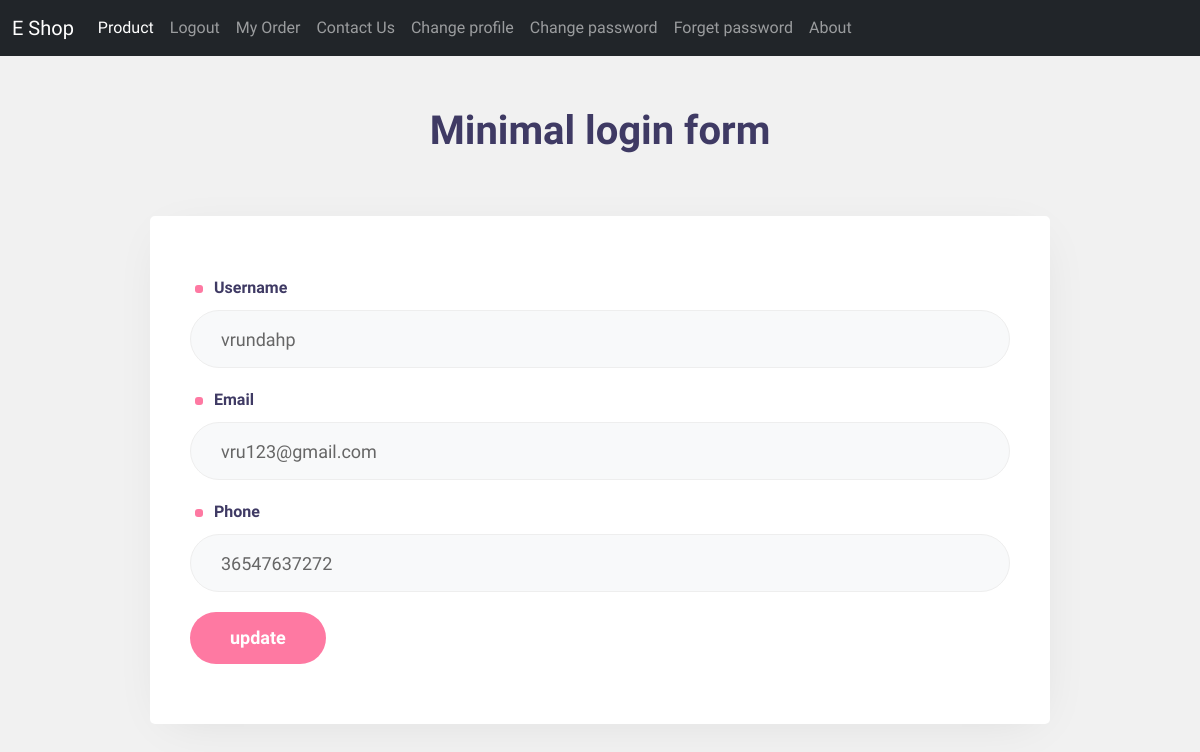
/profile_change/ (signed in), run on the app's committed database.
### app1/models.py (models this page shows, shortened)
class user(models.Model):
    username=models.CharField(max_length=20)
    password=models.CharField(max_length=20)
    email=models.EmailField(max_length=50)
    phone=models.CharField(max_length=20)

### app1/views.py (the view)
# urls.py: path('profile_change/',profile,name='profilechange'),
def profile(request):
    if 'email' in request.session:
        a=request.session['email']
        data=user.objects.get(email=a)
        if request.method=='POST':
            data.username=request.POST['name']
            data.phone=request.POST['phone']
            data.save()
            return render(request,'profile.html',{'data':data,'a':a,'message':"profile updated.."})
        return render(request,'profile.html',{'data':data,'a':a})
    else:
        return redirect('login')

### app1/templates/profile.html (shortened to what this page needs)
{% extends 'base.html' %}
{% block content %}
{% load static %}
<!DOCTYPE html>
<html lang="zxx">
<head>
    <link rel="stylesheet" href="{% static 'css/style.css' %} " type="text/css" media="all" />
</head>
<body>
    <div class="w3l-loginblock signinform">
        <div class="logo">
            <a class="brand-logo" href="index.html">Minimal login form</a>
        </div>
            <div class="row map-content-9">
                <div class="info-grids">
                    <form  method="post" class="">
                        <div class="form-grid">
                            <div class="input-field">
                                <label> Username </label>
                                <input type="text" name="name" id="email"  value={{data.username}} required="">
                            </div>
                            <div class="input-field">
                                <label> Email </label>
                                <input type="email" name="email" id="email"  value={{data.email}} required="" readonly>
                            </div>
                            <div class="input-field">
                                <label> Phone </label>
                                <input type="number" name="phone" id="email"  value={{data.phone}} required="">
                            </div>
                        </div>
                        <button type="submit" class="btn btn-primary btn-style">update</button>
                    </form>
                </div>
            </div>
    </div>
</body>
</html>
{% endblock %}

### app1/static/css/style.css (style rules this page uses)
html { scroll-behavior: smooth; }
:root { --primary-color: #FE79A2; --secondary-color: #1545CB; --font-color: #666; --bg-color: #fff; --heading-color: #3f3a64; --border-radius: 8px; --border-radius-full: 35px; --border-color: transparent; --border-color-light: #eee; --bg-grey: #f7f7f7; --bg-lightgrey: #f8f9fa; }
body, html { margin: 0; padding: 0; color: #585858; }
* { box-sizing: border-box; font-family: 'Nunito', sans-serif; }
button, input, select { -webkit-appearance: none; outline: none; }
button, .btn, select { cursor: pointer; }
a { text-decoration: none; }
body { background: #f1f1f1; margin: 0; padding: 0; }
form, fieldset { border: 0; padding: 0; margin: 0; }
.signinform { padding: 50px 30px; }
a.brand-logo { color: #3f3a64; font-size: 40px; line-height: 50px; font-weight: 600; }
.logo { text-align: center; }
.map-content-9 { align-items: center; display: flex; justify-content: center; max-width: 900px; width: 100%; box-shadow: rgba(0, 0, 0, 0.1) 2px 9px 49px -17px; margin: 60px auto; border-radius: 5px; background: var(--bg-color); }
.info-grids { width: 100%; padding: 60px 40px; }
.map-content-9 form input, .map-content-9 form textarea { color: #666; font-size: 18px; line-height: 28px; width: 100%; height: 58px; margin-bottom: 20px; border-width: 1px; border-style: solid; border-color: rgb(238, 238, 238); border-image: initial; padding: 12px 30px; background: rgb(248, 249, 250); border-radius: var(--border-radius-full); }
.w3l-loginblock .input-field label { font-weight: 700; color: var(--heading-color); margin-bottom: 10px; display: block; }
.w3l-loginblock .input-field label::before { display: inline-flex; margin-right: 7px; margin-left: 5px; width: 8px; height: 8px; background-color: var(--primary-color); content: ""; border-radius: 3px; }
.btn-style { font-size: 18px; line-height: 28px; font-weight: 600; color: rgb(255, 255, 255); background-color: var(--primary-color); padding: 12px 40px; transition: all 0.3s ease-in 0s; border: none; border-radius: var(--border-radius-full); }

### data on the page
user: name "vrundahp", email "vru123@gmail.com", phone "36547637272"
